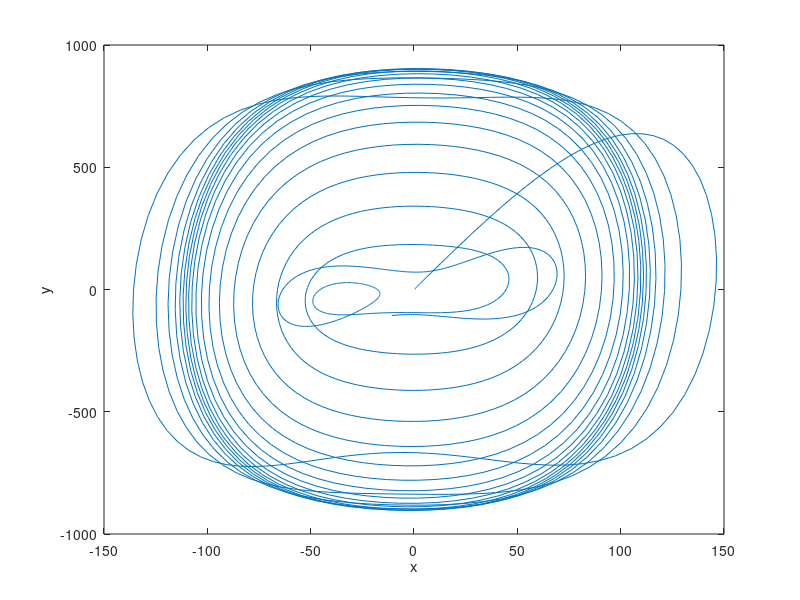
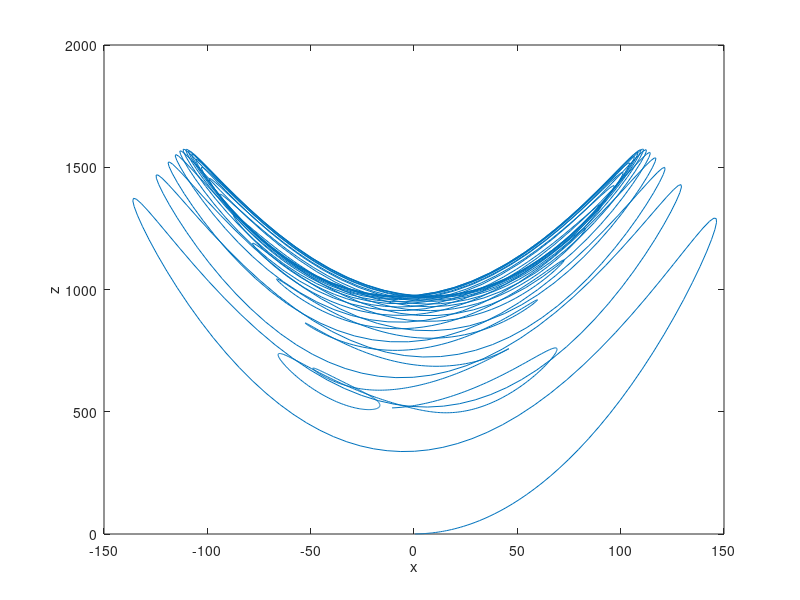
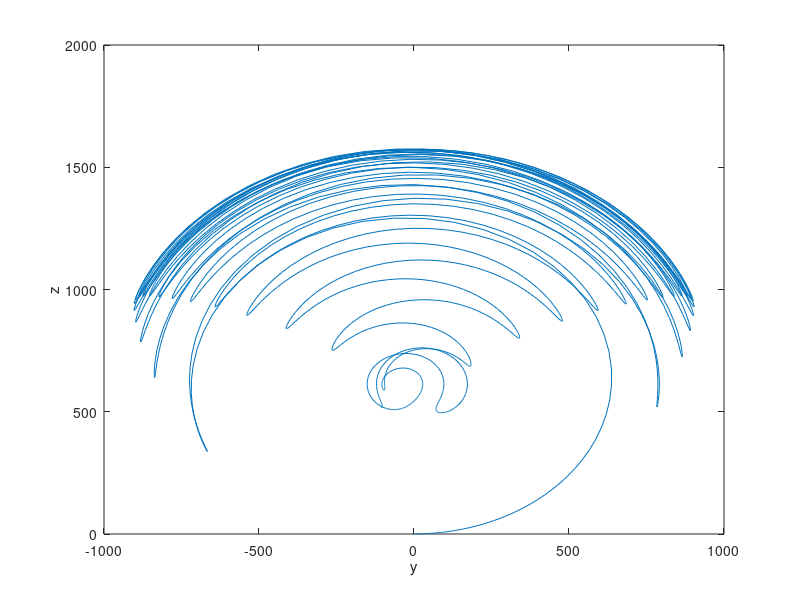
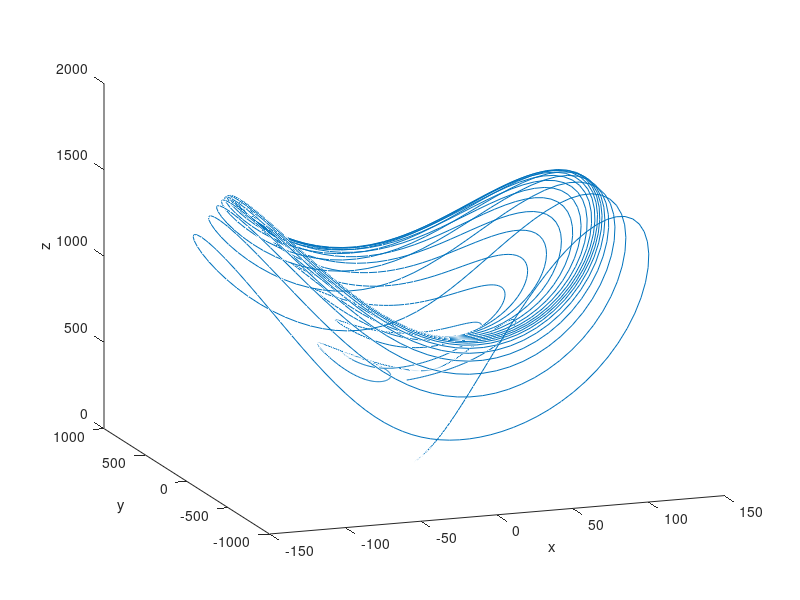

Reproduce these figures in MATLAB, in order.
% EMTH 171, Lab 7 
% Question 22
% Logan Lee

clear
clc
close all

S = 10;
B = 8/3;
R = 613;

f = @(t, x, y, z) S*(y-x);
g = @(t, x, y, z) R*x - y - x*z;
j = @(t, x, y, z)x*y - B*z;

t0 = 0;
x0 = 0.5;
y0 = 0.5;
z0 = 0.5;
tf = 2; % final t value
n = 2000; % number of steps
xArray = x0;
yArray = y0;
zArray = z0;
tArray = linspace(t0, tf, n+1);
h = (tf - t0)/n;

for ii = 1 : n
    xArray(ii +1) = (xArray(ii) + h*f(tArray(ii), xArray(ii), yArray(ii), zArray(ii)));
    yArray(ii +1) = (yArray(ii) + h*g(tArray(ii),xArray(ii), yArray(ii),zArray(ii)));
    zArray(ii+1) = (zArray(ii) + h*j(tArray(ii),xArray(ii), yArray(ii), zArray(ii)));
end

figure(1)
plot(xArray, yArray);
ylabel("y");
xlabel("x");

figure(2)
plot(xArray, zArray);
ylabel("z");
xlabel("x");

figure(3)
plot(yArray, zArray);
ylabel("z");
xlabel("y");

figure(4)
plot3(xArray, yArray, zArray);
ylabel("y");
xlabel("x");
zlabel("z");
view(-20,18); % optional: set a nice view angle for the 3-d plot